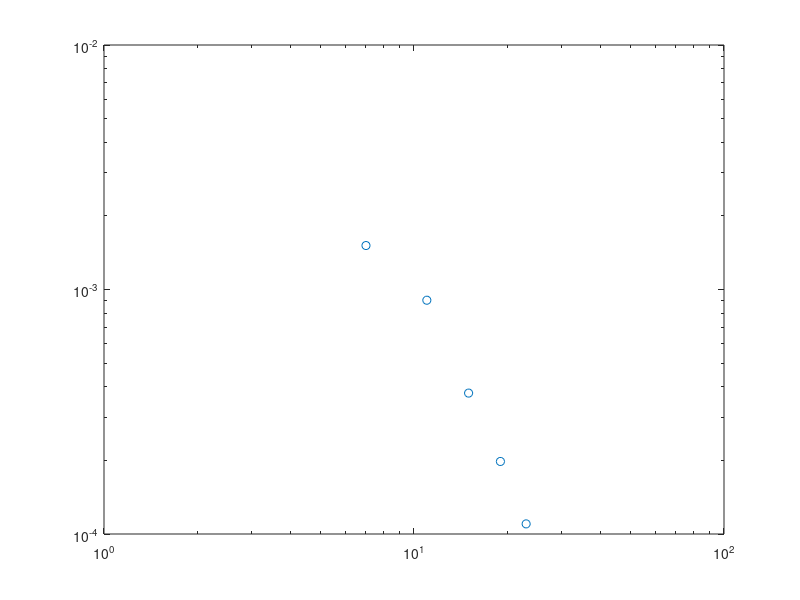

Here is the MATLAB script that generated this plot: (Note: this script raises an error after producing the figure.)
Lx = [16,24, 32, 40, 48];
distance = [7, 11,  15, 19, 23];
SC = [0.001513, 0.000904,0.000377, 0.000198, 1.1e-4];
%15: 6.1e-4
% 9: 1.026e-3
h1 = loglog(distance, SC,'o');hold on;

p = fit(log(distance(1:4)'),log(SC(1:4)'),'poly1');
fprintf('Ksc=%.5f\n',-p.p1);
x = fit_x(1):0.5:fit_x(end);
fl=loglog(distance,exp(p.p2)*distance.^p.p1,'-.');
T=text(8,4.5e-3,['$K_{sc}=',num2str(-p.p1),'$']);
set(T,'Interpreter','latex');set(T,'Fontsize',28);



set(gca,'fontsize',24);
set(gca,'linewidth',1.5);
set(h1,'markersize',10);
set(get(gca,'Children'),'linewidth',3); % Set line width 1.5 pounds
xlabel('$x$','Interpreter','latex');
ylabel('singlet pair correlation','Interpreter','latex');
set(get(gca,'XLabel'),'FontSize',24); 
set(get(gca,'YLabel'),'FontSize',24); 
